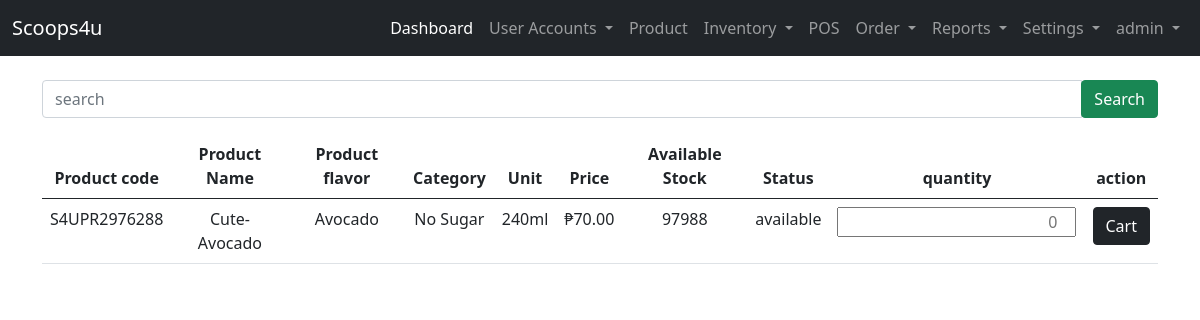
/user-site/pos/all-products/ (signed in), run on an earlier commit of the app's database.
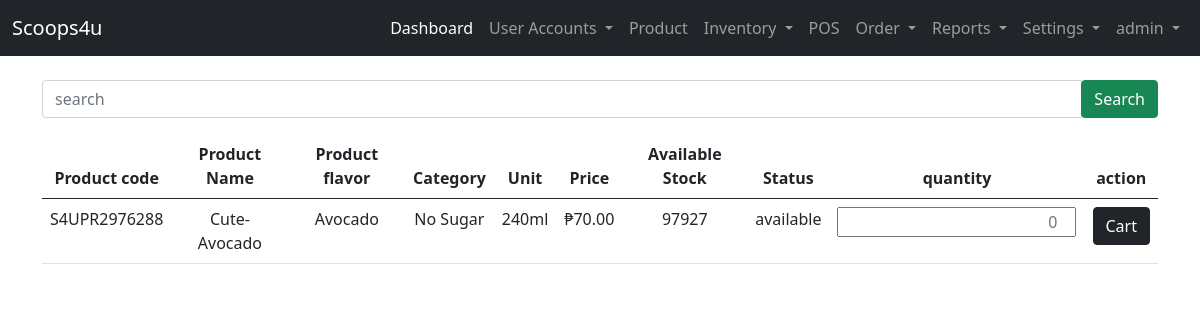
And on a later commit of the database.
### admin_site/models.py (models this page shows, shortened)
class Product(models.Model):
    STATUS = (("available","available"),("not available","not available"),("low stock","low stock"))
    product_code =  models.CharField(unique=True, max_length=200, verbose_name='Product Code')
    product_name=  models.CharField(max_length=200, null=True, verbose_name='Product Name')
    product_flavor =  models.CharField(max_length=200,null=True, verbose_name='Product Flavor')
    product_category =  models.CharField(max_length=200, verbose_name='Category')
    product_unit =  models.CharField(max_length=200, verbose_name='Unit')
    product_ResellerPrice =   models.BigIntegerField(null=True, verbose_name='Reseller Price')
    product_price =   models.BigIntegerField(null=True, verbose_name='Pos Price')
    product_stock =  models.BigIntegerField(null=True, verbose_name='Available Stock')
    product_status =  models.CharField(max_length=200, choices=STATUS, verbose_name='Status')

### admin_site/views.py (the view)
# urls.py: path('pos/all-products/', views.all_products ,name='all_products'),
@login_required(login_url='landing_page:login')
def all_products(request):
    list_products = Product.objects.all()
    context = {'list_products':list_products}
    return render(request, 'admin_site/pos/all-products.html', context)

### templates/admin_site/pos/all-products.html (shortened to what this page needs)
{% extends 'admin_site/base.html' %}
{% block content %}
<form action="{% url 'admin_site:search_allpos' %}" method="get" class="my-3 ">
    <div class="input-group">
        <input type="text" class="form-control" name="search" placeholder="search" required>
        <div class="input-group-append">
            <button class="btn btn-success">Search</button>
        </div>
    </div>
</form>
{% if list_products %}
<table class="table table-hover text-center">
    <thead>
        <tr>
            <th>Product code</th>
            <th>Product Name</th>
            <th>Product flavor</th>
            <th>Category</th>
            <th>Unit</th>
            {% if user.role == "admin" %}
            <th>Price</th>
            {% elif user.role == "staff" %}
            <th>Price</th>
            {% endif %}
            <th>Available Stock</th>
            <th>Status</th>
            <th>quantity</th>
            <th>action</th>
        </tr>
    </thead>
    <tbody>
        {% for list in list_products %}
        {% if list.product_stock > 0 %}
        <tr>
            <td>{{ list.product_code }}</td>
            <td>{{ list.product_name }}</td>
            <td>{{ list.product_flavor }}</td>
            <td>{{ list.product_category }}</td>
            <td>{{ list.product_unit }}</td>
            {% if user.role == "admin" %}
            <td>&#8369;{{ list.product_price|floatformat:2 }}</td>
            {% elif user.role == "staff" %}
            <td>&#8369;{{ list.product_price|floatformat:2 }}</td>
            {% endif %}
            <td>{{ list.product_stock }}</td>
            <td>{{ list.product_status }}</td>
        <form action="{% url 'admin_site:cart_products' list.id %}" method="POST">
        <td><input type="number" name="quantity" style="text-align:right;" placeholder="0" required></td>
        <td><button class="btn btn-dark" type="submit" name="cart">Cart</button></td>
        </form>
        </tr>
        {% endif %}
        {% endfor %}
    </tbody>
</table>
{% endif %}
{% endblock content %}

What changed in the data, as far as the page shows it:
changed Product "S4UPR2976288": product_stock "97988" → "97927"
